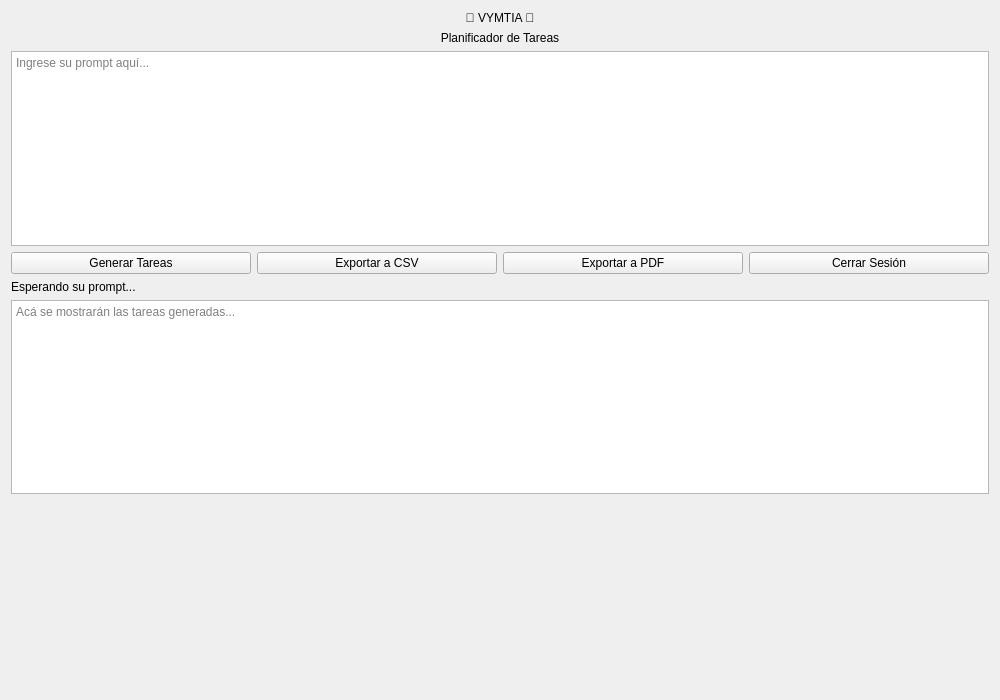
<?xml version="1.0" encoding="UTF-8"?>
<ui version="4.0">
 <class>MainWindow</class>
 <widget class="QWidget" name="MainWindow">
  <property name="geometry">
   <rect>
    <x>0</x>
    <y>0</y>
    <width>1000</width>
    <height>700</height>
   </rect>
  </property>
  <property name="windowTitle">
   <string>Planificador de Tareas</string>
  </property>
  <layout class="QVBoxLayout" name="mainLayout">
   <item>
    <widget class="QLabel" name="mainTitle">
     <property name="text">
      <string>🔱 VYMTIA 🔱</string>
     </property>
     <property name="alignment">
      <set>Qt::AlignCenter</set>
     </property>
    </widget>
   </item>
   <item>
    <widget class="QLabel" name="subTitle">
     <property name="text">
      <string>Planificador de Tareas</string>
     </property>
     <property name="alignment">
      <set>Qt::AlignCenter</set>
     </property>
    </widget>
   </item>
   <item>
    <widget class="QTextEdit" name="promptTextEdit">
     <property name="placeholderText">
      <string>Ingrese su prompt aquí...</string>
     </property>
     <property name="minimumHeight">
      <number>100</number>
     </property>
    </widget>
   </item>
   <item>
    <layout class="QHBoxLayout" name="buttonLayout">
     <item>
      <widget class="QPushButton" name="generateButton">
       <property name="text">
        <string>Generar Tareas</string>
       </property>
      </widget>
     </item>
     <item>
      <widget class="QPushButton" name="exportCsvButton">
       <property name="text">
        <string>Exportar a CSV</string>
       </property>
      </widget>
     </item>
     <item>
      <widget class="QPushButton" name="exportPdfButton">
       <property name="text">
        <string>Exportar a PDF</string>
       </property>
      </widget>
     </item>
     <item>
      <widget class="QPushButton" name="logoutButton">
       <property name="text">
        <string>Cerrar Sesión</string>
       </property>
       <property name="cursor">
        <cursorShape>PointingHandCursor</cursorShape>
       </property>
      </widget>
     </item>
    </layout>
   </item>
   <item>
    <widget class="QLabel" name="outputLabel">
     <property name="text">
      <string>Esperando su prompt...</string>
     </property>
     <property name="alignment">
      <set>Qt::AlignLeft</set>
     </property>
    </widget>
   </item>
   <item>
    <widget class="QTextEdit" name="resultTextEdit">
     <property name="readOnly">
      <bool>true</bool>
     </property>
     <property name="placeholderText">
      <string>Acá se mostrarán las tareas generadas...</string>
     </property>
     <property name="minimumHeight">
      <number>250</number>
     </property>
    </widget>
   </item>
   <item>
    <spacer name="bottomSpacer">
     <property name="orientation">
      <enum>Qt::Vertical</enum>
     </property>
     <property name="sizeHint" stdset="0">
      <size>
       <width>20</width>
       <height>40</height>
      </size>
     </property>
    </spacer>
   </item>
  </layout>
 </widget>
 <resources/>
 <connections/>
</ui>
